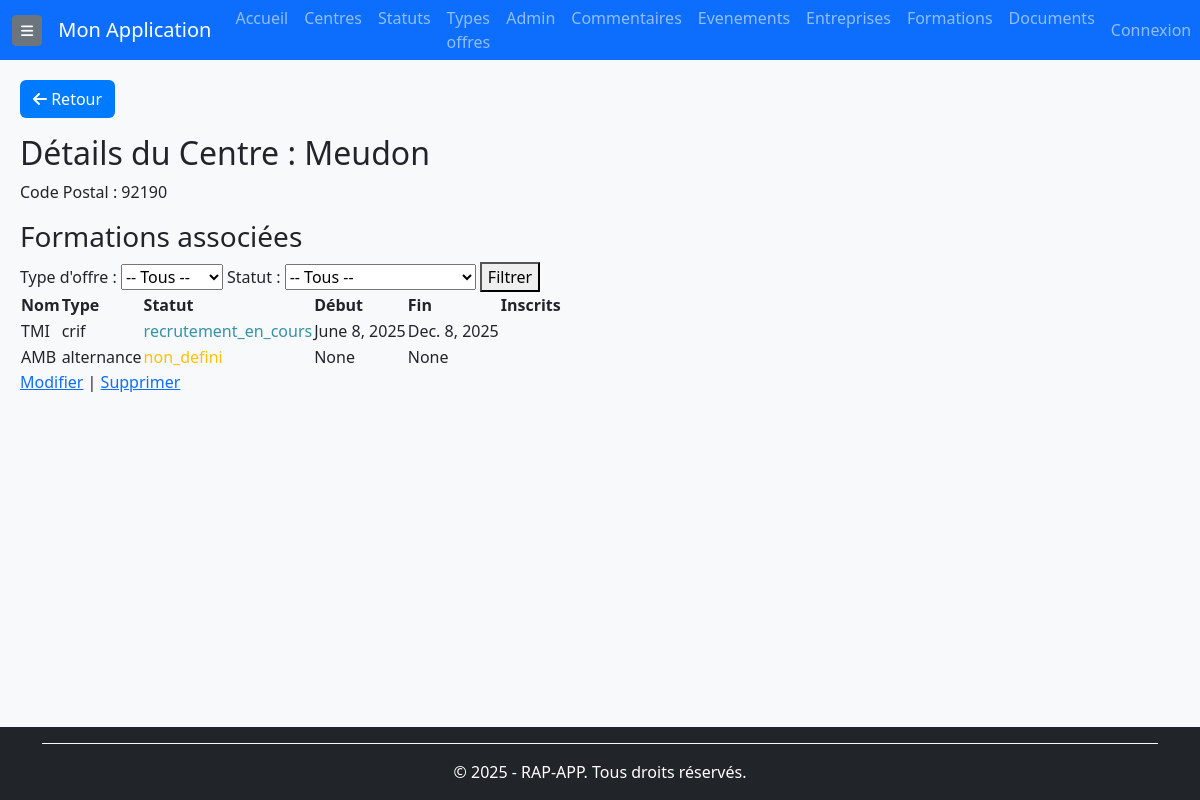
The app's page /centres/2/ (signed in), older data.
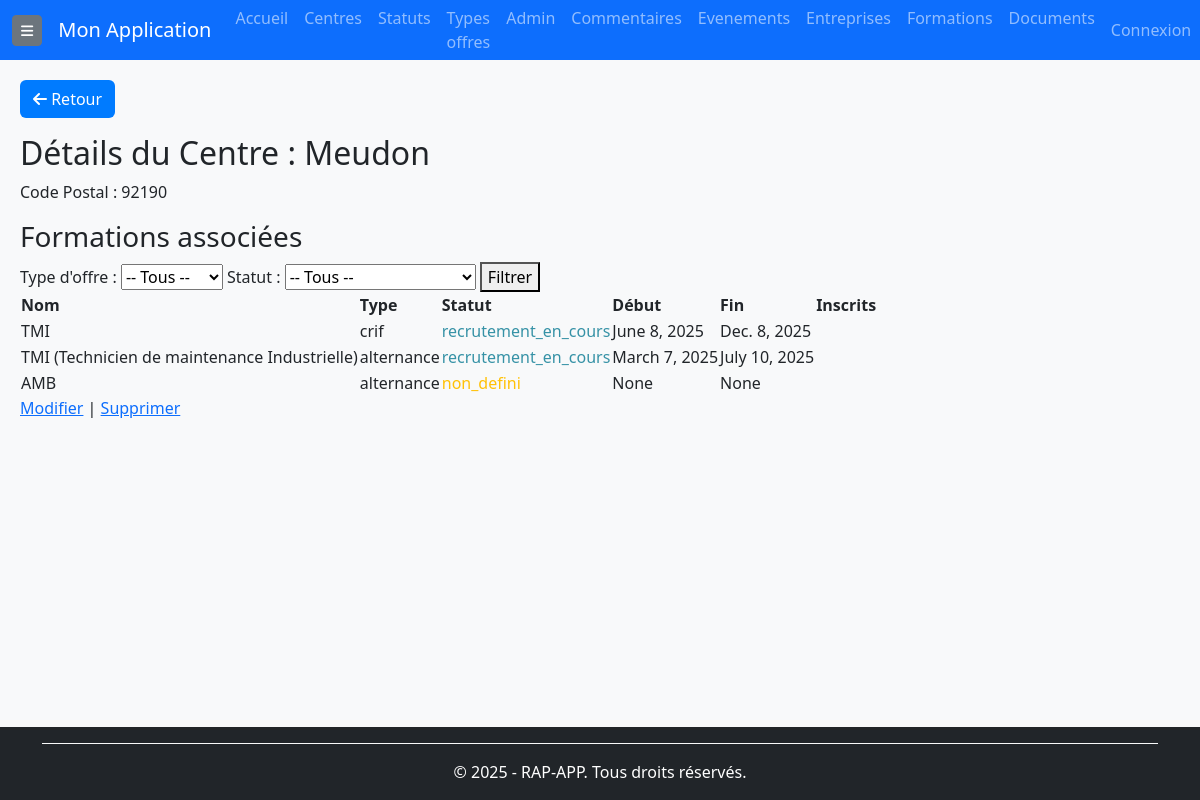
The same page, newer data.
### rap_app/models/formations.py (models this page shows, shortened)
class Formation(BaseModel):
    nom = models.CharField(max_length=255, verbose_name="Nom de la formation")
    centre = models.ForeignKey(Centre, on_delete=models.CASCADE, related_name='formations', verbose_name="Centre de formation")
    type_offre = models.ForeignKey(TypeOffre, on_delete=models.CASCADE, related_name="formations", verbose_name="Type d'offre")
    statut = models.ForeignKey(Statut, on_delete=models.CASCADE, related_name="formations", verbose_name="Statut de la formation")
    start_date = models.DateField(null=True, blank=True, verbose_name="Date de début")
    end_date = models.DateField(null=True, blank=True, verbose_name="Date de fin")
    num_kairos = models.CharField(max_length=50, null=True, blank=True, verbose_name="Numéro Kairos")
    num_offre = models.CharField(max_length=50, null=True, blank=True, verbose_name="Numéro de l'offre")
    num_produit = models.CharField(max_length=50, null=True, blank=True, verbose_name="Numéro du produit")
    prevus_crif = models.PositiveIntegerField(default=0, verbose_name="Places prévues CRIF")
    prevus_mp = models.PositiveIntegerField(default=0, verbose_name="Places prévues MP")
    inscrits_crif = models.PositiveIntegerField(default=0, verbose_name="Inscrits CRIF")
    inscrits_mp = models.PositiveIntegerField(default=0, verbose_name="Inscrits MP")
    assistante = models.CharField(max_length=255, null=True, blank=True, verbose_name="Assistante")
    cap = models.PositiveIntegerField(null=True, blank=True, verbose_name="Capacité maximale")
    convocation_envoie = models.BooleanField(default=False, verbose_name="Convocation envoyée")
    entresformation = models.PositiveIntegerField(default=0, verbose_name="Entrées en formation")
    nombre_candidats = models.PositiveIntegerField(default=0, verbose_name="Nombre de candidats")
    nombre_entretiens = models.PositiveIntegerField(default=0, verbose_name="Nombre d'entretiens")
    nombre_evenements = models.PositiveIntegerField(default=0, verbose_name="Nombre d'événements")
    dernier_commentaire = models.TextField(null=True, blank=True, verbose_name="Dernier commentaire")
    entreprises = models.ManyToManyField(Entreprise, related_name="formations", verbose_name="Partenaires", blank=True)
    utilisateur = models.ForeignKey(User, on_delete=models.SET_NULL, null=True, blank=True,related_name="formations_creees",verbose_name="Créé par" )
    objects = FormationManager()
    class Meta:
        verbose_name = "Formation"
        verbose_name_plural = "Formations"
        ordering = ['-start_date', 'nom']
        indexes = [
            models.Index(fields=['start_date']),
            models.Index(fields=['end_date']),
            models.Index(fields=['nom']),
        ]

### rap_app/models/types_offre.py (models this page shows, shortened)
class TypeOffre(BaseModel):
    CRIF = 'crif'
    ALTERNANCE = 'alternance'
    POEC = 'poec'
    POEI = 'poei'
    TOSA = 'tosa'
    AUTRE = 'autre'
    NON_DEFINI = 'non_defini'
    TYPE_OFFRE_CHOICES = [
        (CRIF, 'CRIF'),
        (ALTERNANCE, 'Alternance'),
        (POEC, 'POEC'),
        (POEI, 'POEI'),
        (TOSA, 'TOSA'),
        (AUTRE, 'Autre'),
        (NON_DEFINI, 'Non défini'),
    ]
    nom = models.CharField(
        max_length=100,
        choices=TYPE_OFFRE_CHOICES,
        default=NON_DEFINI,
        verbose_name="Type d'offre"
    )
    """
    Nom du type d'offre, avec une liste de choix prédéfinis.
    """
    autre = models.CharField(
        max_length=255,
        blank=True,  # Suppression de null=True pour éviter les valeurs NULL sur un CharField
        verbose_name="Autre (personnalisé)"
    )
    """
    Champ permettant de spécifier un type personnalisé si "Autre" est sélectionné.
    """
    class Meta:
        verbose_name = "Type d'offre"
        verbose_name_plural = "Types d'offres"
        ordering = ['nom']
        constraints = [
            models.UniqueConstraint(
                fields=['autre'],
                name='unique_autre_non_null',
                condition=models.Q(nom='autre', autre__isnull=False)
            )
        ]  # Empêche d'avoir plusieurs fois la même valeur personnalisée 'Autre'

### rap_app/models/statut.py (models this page shows, shortened)
class Statut(BaseModel):
    NON_DEFINI = 'non_defini'
    RECRUTEMENT_EN_COURS = 'recrutement_en_cours'
    FORMATION_EN_COURS = 'formation_en_cours'
    FORMATION_A_ANNULER = 'formation_a_annuler'
    FORMATION_A_REPOUSSER = 'formation_a_repousser'
    FORMATION_ANNULEE = 'formation_annulee'
    PLEINE = 'pleine'
    QUASI_PLEINE = 'quasi_pleine'
    AUTRE = 'autre'
    STATUT_CHOICES = [
        (NON_DEFINI, 'Non défini'),
        (RECRUTEMENT_EN_COURS, 'Recrutement en cours'),
        (FORMATION_EN_COURS, 'Formation en cours'),
        (FORMATION_A_ANNULER, 'Formation à annuler'),
        (FORMATION_A_REPOUSSER, 'Formation à repousser'),
        (FORMATION_ANNULEE, 'Formation annulée'),
        (PLEINE, 'Pleine'),
        (QUASI_PLEINE, 'Quasi-pleine'),
        (AUTRE, 'Autre'),
    ]
    nom = models.CharField(
        max_length=100,
        choices=STATUT_CHOICES,
        verbose_name="Nom du statut"
    )
    """
    Nom du statut, avec des choix prédéfinis.
    """
    couleur = models.CharField(
        max_length=7,  # Format #RRGGBB
        verbose_name="Couleur",
        help_text="Couleur hexadécimale (ex: #FF5733)",
        blank=True  # Permet d'assigner une couleur par défaut si vide
    )
    """
    Code couleur associé au statut.
    Exemple : `#FF0000` pour rouge, `#00FF00` pour vert.
    Si ce champ est vide, une couleur prédéfinie selon le type de statut sera attribuée.
    """
    description_autre = models.CharField(
        max_length=255,
        blank=True,
        null=True,
        verbose_name="Description personnalisée"
    )
    """
    Permet de renseigner une description si le statut sélectionné est "Autre".
    Obligatoire si le statut est `AUTRE`.
    """
    class Meta:
        verbose_name = "Statut"
        verbose_name_plural = "Statuts"
        ordering = ['nom']

### rap_app/views/centres_views.py (the view)
# urls.py: path('centres/<int:pk>/', centres_views.CentreDetailView.as_view(), name='centre-detail'),
class CentreDetailView(BaseDetailView):
    model = Centre
    context_object_name = 'centre'
    template_name = 'centres/centre_detail.html'  # Vérifie que ce fichier existe
    def get_context_data(self, **kwargs):
        context = super().get_context_data(**kwargs)
        formations = self.object.formations.select_related('type_offre', 'statut').order_by('-start_date')
        type_offre = self.request.GET.get('type_offre')
        if type_offre:
            formations = formations.filter(type_offre_id=type_offre)
        statut = self.request.GET.get('statut')
        if statut:
            formations = formations.filter(statut_id=statut)
        type_offres = formations.values_list('type_offre__id', 'type_offre__nom').distinct()
        statuts = formations.values_list('statut__id', 'statut__nom').distinct()
        context.update({
            'formations': formations,
            'type_offres': type_offres,
            'statuts': statuts
        })
        return context

### rap_app/templates/centres/centre_detail.html (shortened to what this page needs)
{% extends "base.html" %}
{% block content %}
{% include "composants/bouton_retour.html" %}
<h2>Détails du Centre : {{ centre.nom }}</h2>
<p>Code Postal : {{ centre.code_postal }}</p>
<h3>Formations associées</h3>
<form method="get">
    <label>Type d'offre :</label>
    <select name="type_offre">
        <option value="">-- Tous --</option>
    </select>
    <label>Statut :</label>
    <select name="statut">
        <option value="">-- Tous --</option>
    </select>
    <button type="submit">Filtrer</button>
</form>
<table>
    <thead>
        <tr>
            <th>Nom</th>
            <th>Type</th>
            <th>Statut</th>
            <th>Début</th>
            <th>Fin</th>
            <th>Inscrits</th>
        </tr>
    </thead>
    <tbody>
        {% for formation in formations %}
        <tr>
            <td>{{ formation.nom }}</td>
            <td>{{ formation.type_offre.nom }}</td>
            <td style="color: {{ formation.statut.couleur }}">{{ formation.statut.nom }}</td>
            <td>{{ formation.start_date }}</td>
            <td>{{ formation.end_date }}</td>
            <td>{{ formation.inscrits_total }}</td>
        </tr>
        {% empty %}
        <tr><td colspan="6">Aucune formation associée.</td></tr>
        {% endfor %}
    </tbody>
</table>
<a href="{% url 'centre-update' centre.pk %}">Modifier</a> |
<a href="{% url 'centre-delete' centre.pk %}">Supprimer</a>
{% endblock %}

Row changes from the older to the newer data that the page shows:
added Formation: nom "TMI (Technicien de maintenance Industrielle)", type_offre.nom "alternance", statut.nom "recrutement_en_cours", start_date "March 7, 2025", end_date "July 10, 2025"
